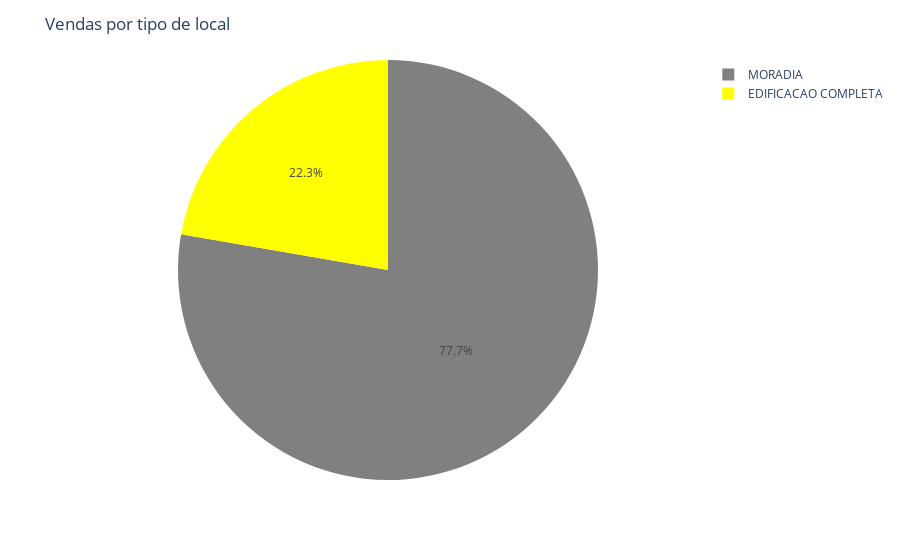

Notebook cell for this chart:
### Markdown cell above
#### Buscar parcerias com outros serviços do estado seria uma solução? Empresa que dispõe uma maior atenção aos clientes se destacam no mercado, agilidade na instação desso produto pode contribuir para uma maior fama na região consequentemente maior número de vendas.

### Code cell
vendas_por_local = df_analytics.groupby('Tipo_Local')['Num_Vendas'].sum()

colors = ['gray', 'yellow']

px.pie(vendas_por_local, names = vendas_por_local.index, values = vendas_por_local.values, color_discrete_sequence=colors).update_layout(title='Vendas por tipo de local')

### Figure 1 — Plotly figure (JSON) as saved in the notebook; plotly's stock layout.template omitted (floating-point values rounded to 4 significant figures)
{"data": [{"domain": {"x": [0, 1], "y": [0, 1]}, "hovertemplate": "Tipo_Local=%{label}<br>value=%{value}<extra></extra>", "labels": ["EDIFICACAO COMPLETA", "MORADIA"], "legendgroup": "", "name": "", "showlegend": true, "type": "pie", "values": [8665, 30227]}], "layout": {"autosize": true, "legend": {"tracegroupgap": 0}, "margin": {"t": 60}, "piecolorway": ["gray", "yellow"], "title": {"text": "Vendas por tipo de local"}}}
